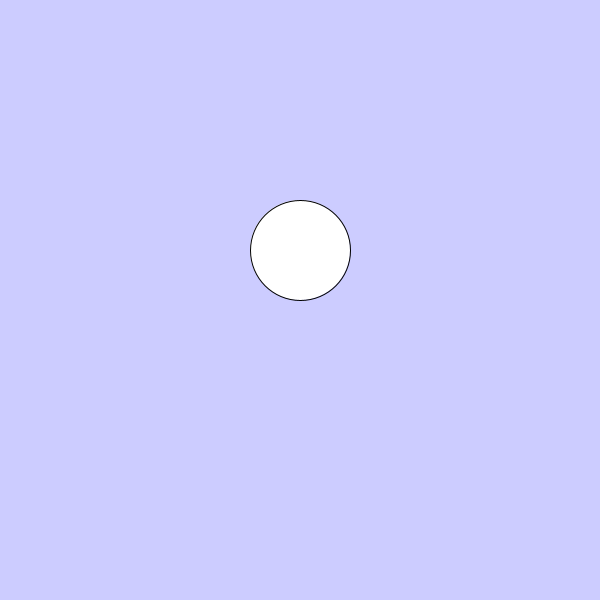
Frame 1 (no input)
Frame 60 (the mouse pressed at the canvas centre just before this capture): identical to frame 1, image omitted
Frame 120 (the mouse held since frame 60 and released just before this capture): identical to frame 1, image omitted

The Processing sketch that drew this single still picture (run headless with seeded random() and noise(); from frame 60 on, the mouse is pressed at the canvas centre):

// Processing sketch: Slippery_Dot_3
// ── Slippery_Dot_3.pde
// 1. Create three integer variables to represent the x, y, and the size of the ellipse
int X=300; 
int Y=250; 
int size=100;
void setup() {
  // 2. Set the size of your sketch
  size(600, 600);
}

void draw() {
  // 3. Set the background color of your sketch
  background(204, 204, 255);
  // 4. Draw an ellipse. Make sure it fits in the window.
  // Use the variables created at the top of the sketch, 
  // for the location and size of your ellipse
  ellipse(X, Y, size, size);
}

void mousePressed() {
  //5. Create an integer variable called distance
  int Distance;
  //6. Set the value of the distance variable to the value returned by the getDistance method
  //   Pass the mouse's x and y (mouseX and mouseY) and the x and y of your ellipse to the method.
  Distance = getDistance(mouseX, mouseY, X, Y);

  //7.  Use an if statement to check if the distance variable is < the radius of the ellipse
  //    If it is, set a new x and y for the ellipse, using a random location on the window
  //    Hint: Use the Processing random() function       
  if (Distance < size/2) {
    X=(int)random(600);
    Y=(int)random(600);
  }
}

int getDistance(int x1, int y1, int x2, int y2) {
  return (int)Math.sqrt(Math.pow((x1-x2), 2) + Math.pow((y1-y2), 2));
}
